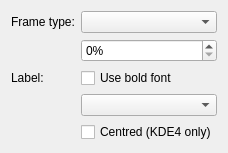
     <widget class="QWidget" name="page_18">
      <layout class="QFormLayout" name="formLayout_11">
       <item row="0" column="0">
        <widget class="QLabel" name="label_98">
         <property name="text">
          <string>Frame type:</string>
         </property>
        </widget>
       </item>
       <item row="0" column="1">
        <widget class="QComboBox" name="groupBox"/>
       </item>
       <item row="1" column="1">
        <widget class="QSpinBox" name="gbFactor" native="true">
         <property name="toolTip">
          <string>&lt;p&gt;Defines how much a group box's background should be darkened or lightened by.&lt;/p&gt;</string>
         </property>
         <property name="suffix" stdset="0">
          <string>%</string>
         </property>
        </widget>
       </item>
       <item row="2" column="0">
        <widget class="QLabel" name="label_99">
         <property name="text">
          <string>Label:</string>
         </property>
        </widget>
       </item>
       <item row="2" column="1">
        <widget class="QCheckBox" name="gbLabel_bold">
         <property name="toolTip">
          <string>&lt;p&gt;Controls whether group boxes should use a bold for for their title.&lt;/p&gt;</string>
         </property>
         <property name="text">
          <string>Use bold font</string>
         </property>
        </widget>
       </item>
       <item row="3" column="1">
        <widget class="QComboBox" name="gbLabel_textPos">
         <property name="toolTip">
          <string>&lt;p&gt;Specifies the vertical position of a group box's text label.&lt;/p&gt;</string>
         </property>
        </widget>
       </item>
       <item row="4" column="1">
        <widget class="QCheckBox" name="gbLabel_centred">
         <property name="toolTip">
          <string>&lt;p&gt;Controls whether a group boxe's label should be centred, or left/right aligned.&lt;/p&gt;</string>
         </property>
         <property name="text">
          <string>Centred (KDE4 only)</string>
         </property>
        </widget>
       </item>
      </layout>
     </widget>
